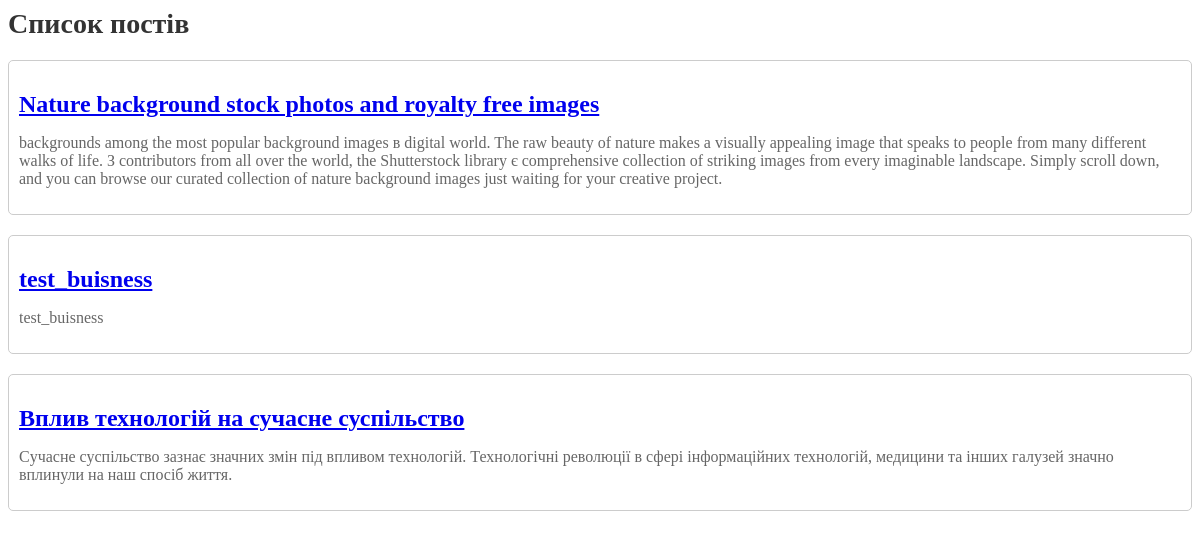
/posts/, run on the app's committed database.
### app_blog/models.py (models this page shows, shortened)
class Post(models.Model):
    title = models.CharField(max_length=200)
    content = models.TextField()
    category = models.ForeignKey(Category, on_delete=models.CASCADE)
    image = models.ImageField(upload_to='posts/', blank=True, null=True)
    tags = models.ManyToManyField('Tag')

### app_blog/views.py (the view)
# urls.py: path('posts/', views.post_list, name='post_list'),
def post_list(request):
    posts = Post.objects.all()
    return render(request, 'post_list.html', {'posts': posts})

### app_blog/templates/post_list.html (shortened to what this page needs)
{% extends "base.html" %}
{% block content %}
<div class="post-list">
    <h1 class="page-title">Список постів</h1>
    <ul class="post-items">
        {% for post in posts %}
        <li class="post">
            <h2 class="post-title"><a href="{% url 'post_detail' post.id %}">{{ post.title }}</a></h2>
            <p class="post-content">{{ post.content }}</p>
        </li>
        {% empty %}
        <p class="no-posts">На жаль, поки немає жодних постів.</p>
        {% endfor %}
    </ul>
</div>
{% endblock %}

### app_blog/static/css/style.css (style rules this page uses)
.page-title { color: #333; font-size: 28px; margin-bottom: 20px; }
.post-items { list-style: none; padding: 0; }
.post { margin-bottom: 20px; border: 1px solid #ccc; padding: 10px; border-radius: 5px; }
.post-title { font-size: 24px; margin-bottom: 5px; }
.post-content { color: #666; }

### data on the page
Post: title "Nature background stock photos and royalty free images", content "backgrounds among the most popular background images в digital world. The raw beauty of nature makes a visually appealing image that speaks to people from many different walks of life. З contributors from all over the world, the Shutterstock library є comprehensive collection of striking images from every imaginable landscape. Simply scroll down, and you can browse our curated collection of nature background images just waiting for your creative project."
Post: title "test_buisness", content "test_buisness"
Post: title "Вплив технологій на сучасне суспільство", content "Cучасне суспільство зазнає значних змін під впливом технологій. Технологічні революції в сфері інформаційних технологій, медицини та інших галузей значно вплинули на наш спосіб життя."
